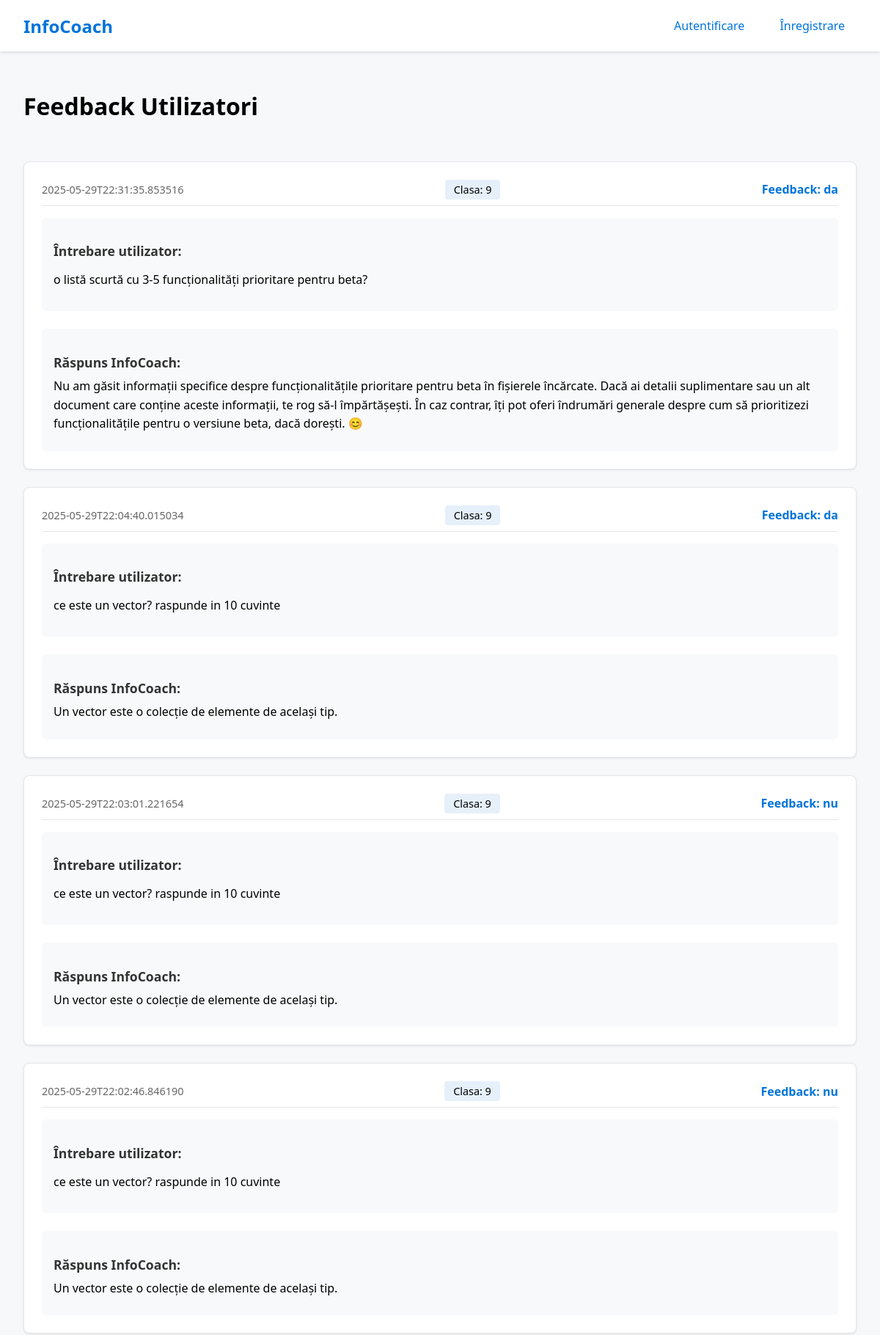
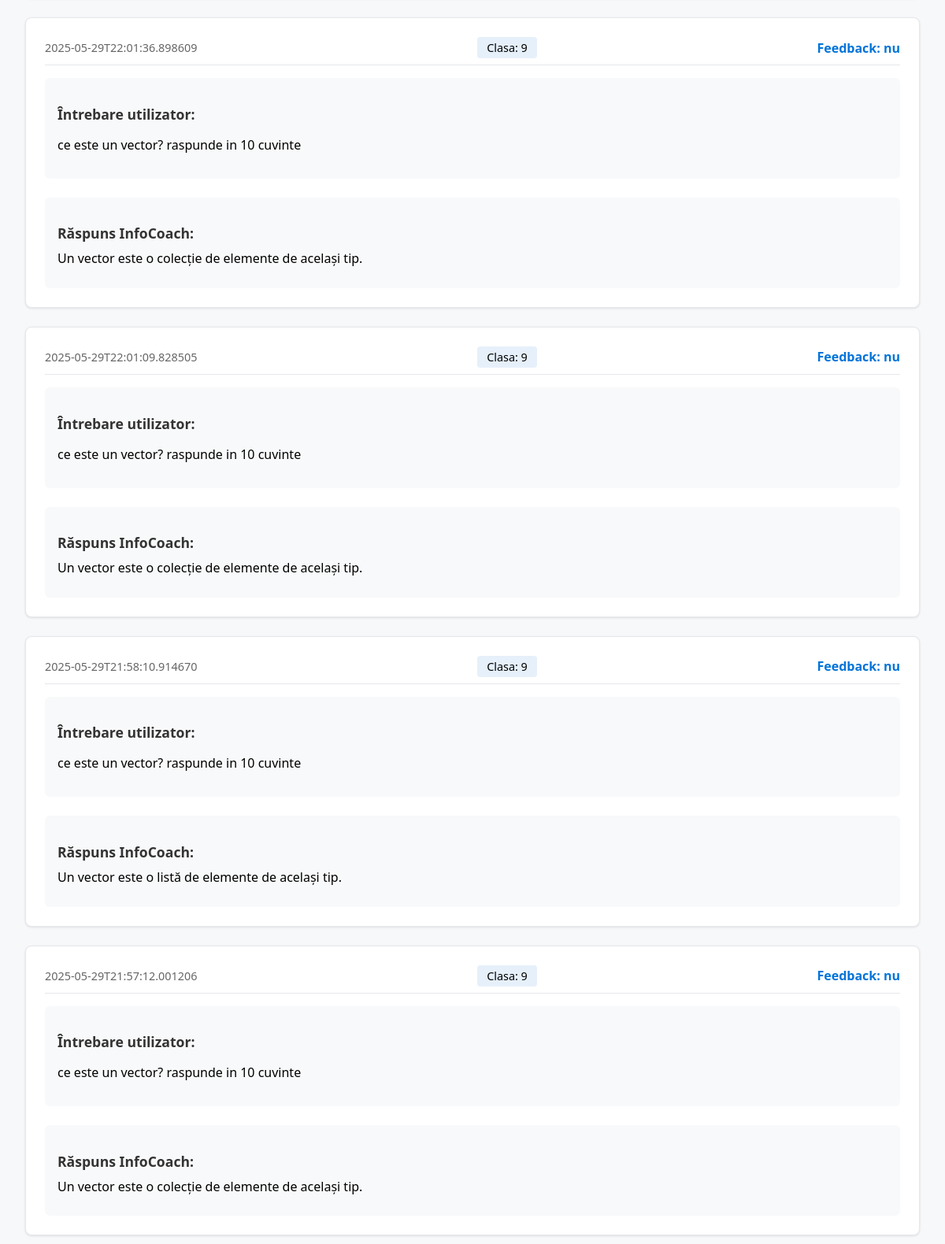
The app's page /view-feedback (upper part) with its own data (2 pictures, top to bottom).
### tables this page shows
CREATE TABLE feedback (
            id INTEGER PRIMARY KEY AUTOINCREMENT,
            timestamp TEXT,
            clasa TEXT,
            user_input TEXT,
            ai_response TEXT,
            feedback TEXT
        , feedback_text TEXT);

### app.py (the view)
@app.route('/view-feedback')
def view_feedback():
    conn = sqlite3.connect('feedback/feedback.db')
    c = conn.cursor()
    c.execute('SELECT * FROM feedback ORDER BY timestamp DESC')
    feedback_entries = c.fetchall()
    conn.close()
    entries = []
    for entry in feedback_entries:
        if '<pre><code class="cpp">' in entry[4]:
            formatted_response = entry[4]
        else:
            formatted_response = format_code_blocks(entry[4])
            formatted_response = format_steps_and_paragraphs(formatted_response)
            formatted_response = format_inline_code(formatted_response)
        entries.append({
            'timestamp': entry[1],
            'clasa': entry[2],
            'user_input': entry[3],
            'ai_response': formatted_response,
            'feedback': entry[5]
        })
    return render_template('view_feedback.html', feedback_entries=entries)

### app.py (called while the page is built)
def format_code_blocks(text):
    def replacer(match):
        code = html.escape(match.group(1))
        return f'<pre><code class="cpp">{code}</code></pre>'
    return re.sub(r'```cpp\s*([\s\S]*?)```', replacer, text)

def format_inline_code(text):
    if '<pre><code class="cpp">' in text:
        return text
    def replacer(match):
        code = html.escape(match.group(1))
        return f'<span style="background-color: #f0f0f0; padding: 2px 4px; border-radius: 3px; font-family: monospace; color: #333;">{code}</span>'
    pattern = r'`([^`]+?)`'
    parts = re.split(r'(<pre><code class="cpp">[\s\S]*?<\/code><\/pre>)', text)
    formatted = []
    for part in parts:
        if part.startswith('<pre><code class="cpp">'):
            formatted.append(part)
        else:
            temp_part = part.replace('#', '___HASH___')
            temp_part = re.sub(pattern, replacer, temp_part)
            temp_part = temp_part.replace('___HASH___', '#')
            formatted.append(temp_part)
    return ''.join(formatted)

### templates/view_feedback.html (shortened to what this page needs)
{% extends "base.html" %}
{% block extra_css %}
<link rel="stylesheet" href="https://cdnjs.cloudflare.com/ajax/libs/highlight.js/11.9.0/styles/atom-one-light.min.css">
{% endblock %}
{% block content %}
<div class="container">
    <h1>Feedback Utilizatori</h1>
    {% if feedback_entries %}
        <div class="feedback-list">
            {% for entry in feedback_entries %}
            <div class="feedback-entry">
                <div class="feedback-header">
                    <span class="timestamp">{{ entry.timestamp }}</span>
                    <span class="clasa">Clasa: {{ entry.clasa }}</span>
                    <span class="feedback-type">Feedback: {{ entry.feedback }}</span>
                </div>
                <div class="feedback-content">
                    <div class="user-input">
                        <h3>Întrebare utilizator:</h3>
                        <p>{{ entry.user_input }}</p>
                    </div>
                    <div class="ai-response">
                        <h3>Răspuns InfoCoach:</h3>
                        <div class="response-content">{{ entry.ai_response|safe }}</div>
                    </div>
                </div>
            </div>
            {% endfor %}
        </div>
    {% else %}
        <p>Nu există înregistrări de feedback.</p>
    {% endif %}
</div>
{% endblock %}

### templates/base.html (shortened to what this page needs)
<!DOCTYPE html>
<html lang="ro">
<head>
    <link rel="stylesheet" href="{{ url_for('static', filename='style.css') }}">
    {% block extra_css %}{% endblock %}
</head>
<body>
    <nav class="navbar">
        <div class="nav-brand">
            <a href="{{ url_for('index') }}">InfoCoach</a>
        </div>
        <div class="nav-links">
            {% if current_user.is_authenticated %}
                <span class="welcome-text">Bun venit, {{ current_user.username }}!</span>
                <a href="{{ url_for('logout') }}" class="nav-link">Deconectare</a>
            {% else %}
                <a href="{{ url_for('login') }}" class="nav-link">Autentificare</a>
                <a href="{{ url_for('register') }}" class="nav-link">Înregistrare</a>
            {% endif %}
        </div>
    </nav>
    <div class="container">
        {% block content %}{% endblock %}
    </div>
</body>
</html>

### static/style.css (style rules this page uses)
body { background: #f6f8fa; margin: 0; font-family: 'Segoe UI', 'Roboto', Arial, sans-serif; min-height: 100vh; display: flex; flex-direction: column; }
.container { max-width: 1200px; margin: 0 auto; padding: 1rem; flex: 1; display: flex; flex-direction: column; }
.navbar { background: #fff; padding: 1rem 2rem; box-shadow: 0 2px 4px rgba(0,0,0,0.1); display: flex; justify-content: space-between; align-items: center; position: sticky; top: 0; z-index: 1000; }
.nav-brand a { color: #0074d9; text-decoration: none; font-size: 1.5rem; font-weight: bold; }
.nav-links { display: flex; gap: 1rem; align-items: center; }
.nav-link { color: #0074d9; text-decoration: none; padding: 0.5rem 1rem; border-radius: 4px; transition: all 0.2s; }

### templates/view_feedback.html (style rules this page uses)
.feedback-list { margin-top: 2rem; }
.feedback-entry { background: #fff; border: 1px solid #e5e7eb; border-radius: 8px; padding: 1.5rem; margin-bottom: 1.5rem; box-shadow: 0 1px 3px rgba(0,0,0,0.1); }
.feedback-header { display: flex; justify-content: space-between; align-items: center; margin-bottom: 1rem; padding-bottom: 0.5rem; border-bottom: 1px solid #e5e7eb; }
.timestamp { color: #666; font-size: 0.9em; }
.clasa { background: #e6f0fa; padding: 0.25rem 0.75rem; border-radius: 4px; font-size: 0.9em; }
.feedback-type { font-weight: bold; color: #0074d9; }
.feedback-content { display: grid; gap: 1.5rem; }
.user-input, .ai-response { background: #f8f9fa; padding: 1rem; border-radius: 6px; }
.user-input h3, .ai-response h3 { color: #333; margin-bottom: 0.5rem; font-size: 1.1em; }
.response-content { line-height: 1.6; }
.response-content p { margin: 0.5rem 0; }

### records on screen
feedback: timestamp "2025-05-29T22:31:35.853516", clasa "9", feedback "da", user_input "o listă scurtă cu 3-5 funcționalități prioritare pentru beta?", ai_response "Nu am găsit informații specifice despre funcționalitățile prioritare pentru beta în fișierele încărcate. Dacă ai detalii suplimentare sau un alt document care conține aceste informații, te rog să-l împărtășești. În caz contrar, îți pot oferi îndrumări generale despre cum să prioritizezi funcționalitățile pentru o versiune beta, dacă dorești. 😊"
feedback: timestamp "2025-05-29T22:04:40.015034", clasa "9", feedback "da", user_input "ce este un vector? raspunde in 10 cuvinte", ai_response "Un vector este o colecție de elemente de același tip."
feedback: timestamp "2025-05-29T22:03:01.221654", clasa "9", feedback "nu", user_input "ce este un vector? raspunde in 10 cuvinte", ai_response "Un vector este o colecție de elemente de același tip."
feedback: timestamp "2025-05-29T22:02:46.846190", clasa "9", feedback "nu", user_input "ce este un vector? raspunde in 10 cuvinte", ai_response "Un vector este o colecție de elemente de același tip."
feedback: timestamp "2025-05-29T22:01:36.898609", clasa "9", feedback "nu", user_input "ce este un vector? raspunde in 10 cuvinte", ai_response "Un vector este o colecție de elemente de același tip."
feedback: timestamp "2025-05-29T22:01:09.828505", clasa "9", feedback "nu", user_input "ce este un vector? raspunde in 10 cuvinte", ai_response "Un vector este o colecție de elemente de același tip."
feedback: timestamp "2025-05-29T21:58:10.914670", clasa "9", feedback "nu", user_input "ce este un vector? raspunde in 10 cuvinte", ai_response "Un vector este o listă de elemente de același tip."
feedback: timestamp "2025-05-29T21:57:12.001206", clasa "9", feedback "nu", user_input "ce este un vector? raspunde in 10 cuvinte", ai_response "Un vector este o colecție de elemente de același tip."
